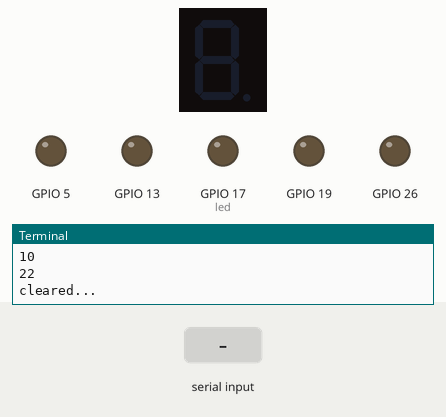
Bench run of a program on a simulated Raspberry Pi (BCM pin numbers). Shown: 1-digit seven-segment display, output pins drawn as LEDs (lit = HIGH), the last lines printed to the terminal. Dashed ring = blinking. The inputs (shaded band) are chosen by the test bench. The segment pins are drawn as the display they are named for; pins used as bus, display or sensor lines are not drawn.

Above: at 1.2 s.
1.3 s: "1" typed at the terminal, then Enter
At 2.1 s:
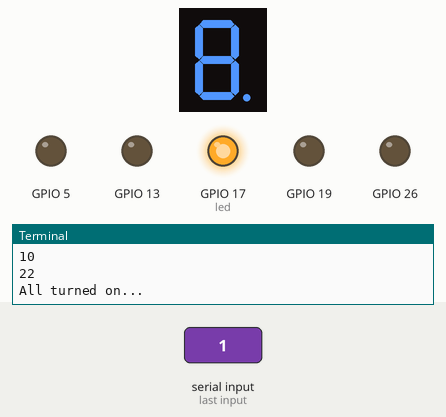
2.8 s: "0" typed at the terminal, then Enter
At 4.0 s:
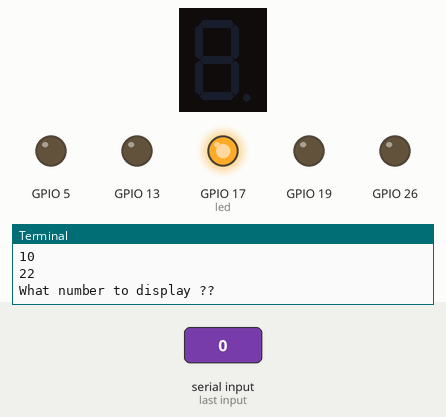
4.3 s: "2" typed at the terminal, then Enter
At 5.9 s:
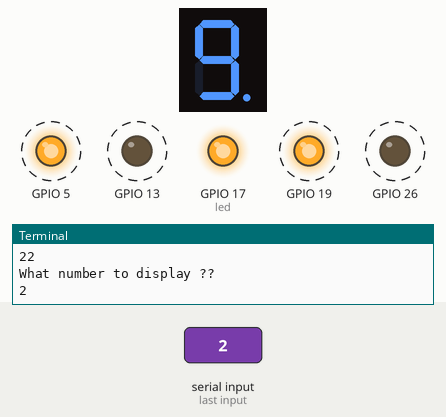
Timing chart, 0 to 13.3 s (numbered marks = the images above; inputs shaded):
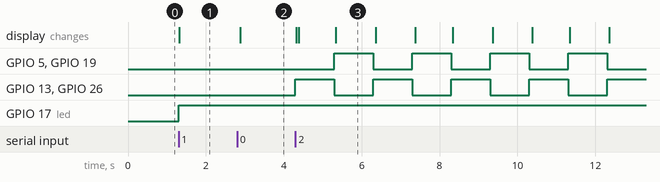

The program:

testingSegment.py
```python
import RPi.GPIO as GPIO
from time import sleep
GPIO.setmode(GPIO.BCM)

segments=(6,3,0,4,11,9,10,22)
led=17

for segment in segments:
	print(segment)
	GPIO.setup(segment, GPIO.OUT)
	GPIO.output(segment, GPIO.LOW)

GPIO.setup(led, GPIO.OUT)
GPIO.output(led,GPIO.LOW)

GPIO.setup(26, GPIO.OUT)
GPIO.output(26,GPIO.LOW)
GPIO.setup(19, GPIO.OUT)
GPIO.output(19,GPIO.LOW)
GPIO.setup(5, GPIO.OUT)
GPIO.output(5,GPIO.LOW)
GPIO.setup(13, GPIO.OUT)
GPIO.output(13,GPIO.LOW)

input("cleared...")
GPIO.output(led,GPIO.HIGH)

for segment in segments:
	print(segment)
	GPIO.output(segment, GPIO.HIGH)

input("All turned on...")

for segment in segments:
	print(segment)
	GPIO.output(segment, GPIO.LOW)


num = {' ':(0,0,0,0,0,0,0),
	'0':(1,1,1,1,1,1,0),
	'1':(0,1,1,0,0,0,0),
	'2':(1,1,0,1,1,0,1),
	'3':(1,1,1,1,0,0,1),
	'4':(0,1,1,0,0,1,1),
	'5':(1,0,1,1,0,1,1),
	'6':(1,0,1,1,1,1,1),
	'7':(1,1,1,0,0,0,0),
	'8':(1,1,1,1,1,1,1),
	'9':(1,1,1,1,0,1,1)}

# GPIO pin numbers for lookup (immutable)
digits = (11,4,10,9,6,3,0)

givenAnswer=input("What number to display ??")

theDigits = (5,19,26,13)

while True:
	dec = 0


	#Clear All
	GPIO.output(5,GPIO.HIGH)
	GPIO.output(13,GPIO.HIGH)
	GPIO.output(26,GPIO.HIGH)
	GPIO.output(19,GPIO.HIGH)


	#Start
	GPIO.output(5,GPIO.LOW)
	GPIO.output(19,GPIO.LOW)

	GPIO.output(13,GPIO.HIGH)
	GPIO.output(26,GPIO.HIGH)

	GPIO.output(0,GPIO.HIGH) #Center segment
	GPIO.output(9,GPIO.LOW) #Center segment

	sleep(1)

	GPIO.output(5,GPIO.HIGH)
	GPIO.output(19,GPIO.HIGH)

	GPIO.output(13,GPIO.LOW)
	GPIO.output(26,GPIO.LOW)

	GPIO.output(9,GPIO.HIGH) #Center segment
	GPIO.output(0,GPIO.LOW) #Center segment

	sleep(1)

GPIO.cleanup()
```

Measured:
- after the input at 1.3 s, GPIO 17 (led): LOW → HIGH at once; the display: changes at once (image 1)
- after the input at 2.8 s, the display: changes after 0.08 s (image 2)
- after the input at 4.3 s, GPIO 5, GPIO 19: alternates HIGH for 1.0 s and LOW for 1.0 s, starting after 1.0 s; GPIO 13, GPIO 26: alternates HIGH for 1.0 s and LOW for 1.0 s, starting at once; the display: first changes at once (image 3 shows a later state)
- what the display in image 3 shows lasts 1.1 s, from 5.3 s to 6.4 s
